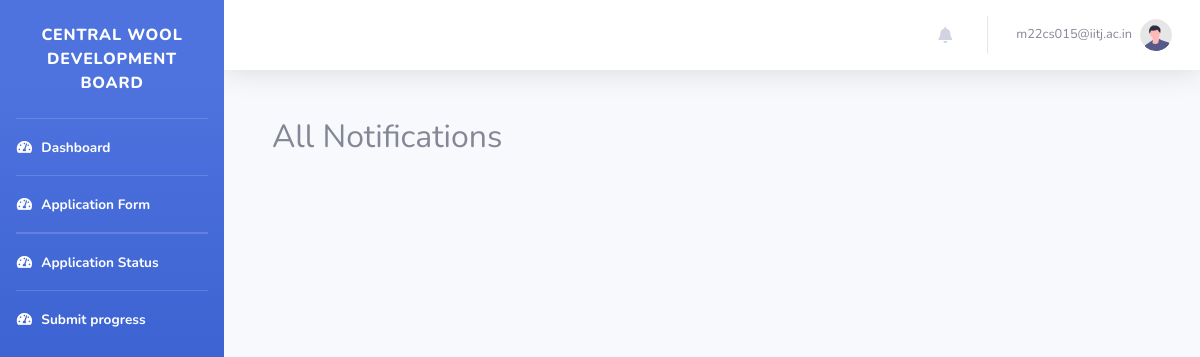
The app's page /dashboard/show-all-notifications/ (signed in), older data.
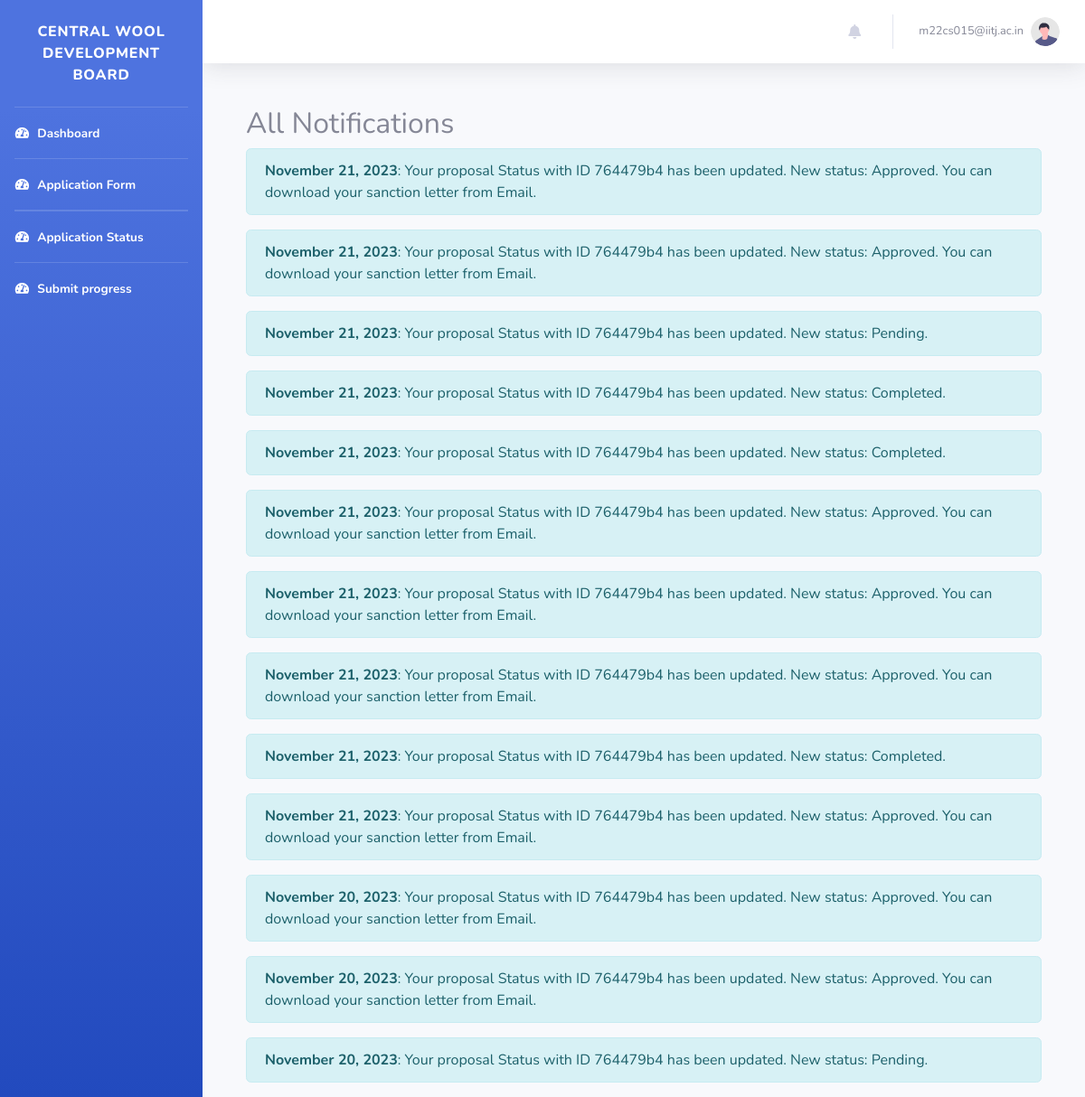
The same page, newer data.
### authapp/models.py (models this page shows, shortened)
class CustomUser(AbstractBaseUser, PermissionsMixin):
    AGENCY_NATURE_CHOICES = [
        ("Central Federations", "Central Federations"),
        ("State Federations", "State Federations"),
        ("Central Sheep & Wool Boards", "Central Sheep & Wool Boards"),
        ("State Sheep & Wool Boards", "State Sheep & Wool Boards"),
        ("UT Govt. Sheep & Wool Boards", "UT Govt. Sheep & Wool Boards"),
        ("UT Govt. Sheep & Wool Federations", "UT Govt. Sheep & Wool Federations"),
        ("State Govt. Corporations Federations", "State Govt. Corporations Federations"),
        ("Central Departments", "Central Departments"),
        ("State Departments", "State Departments"),
        ("UT Statutory Departments", "UT Statutory Departments"),
        ("Autonomous and Advisory Bodies Departments", "Autonomous and Advisory Bodies Departments"),
        ("State Cooperative Departments", "State Cooperative Departments"),
        ("UT Cooperative Departments", "UT Cooperative Departments"),
        ("Central Govt Cooperative Departments", "Central Govt Cooperative Departments"),
        ("Central Govt Animal Husbandry Department", "Central Govt Animal Husbandry Department"),
        ("State Govt. Animal Husbandry Department", "State Govt. Animal Husbandry Department"),
        ("UT Animal Husbandry Department", "UT Animal Husbandry Department"),
        ("State Industries Department", "State Industries Department"),
        ("Central Industries Department", "Central Industries Department"),
        ("UT Industries Department", "UT Industries Department"),
        ("Central Organizations", "Central Organizations"),
        ("State Organizations", "State Organizations"),
        ("UT Government Organizations", "UT Government Organizations"),
        ("Universities of State", "Universities of State"),
        ("Universities of Central Govt", "Universities of Central Govt"),
        ("Universities of UT", "Universities of UT"),
        ("Govt. marketing event organizers", "Govt. marketing event organizers"),
        ("Central Research & Development Institutions", "Central Research & Development Institutions"),
        ("State Research & Development Institutions", "State Research & Development Institutions"),
        ("UT Govts. Autonomous Research & Development Institutions", "UT Govts. Autonomous Research & Development Institutions"),
        ("Statutory Bodies Research & Development Institutions", "Statutory Bodies Research & Development Institutions"),
        ("Textiles Research Associations (TRAs)", "Textiles Research Associations (TRAs)"),
    ]
    is_staff = models.BooleanField(default=False)
    is_active = models.BooleanField(default=True)
    date_joined = models.DateTimeField(default=timezone.now)
    agency_name = models.CharField(max_length=100,blank=False,null=False,default="")
    agency_nature = models.CharField(
        max_length=56, choices=AGENCY_NATURE_CHOICES, default='Central Federations')
    registration_number = models.CharField(max_length=255, blank=True, null=True)
    address = models.TextField(default="",blank=False,null=False)
    pincode = models.CharField(max_length=10,blank=False,null=False,default="")
    contact_person_name = models.CharField(max_length=255,blank=False,null=False,default="")
    contact_person_designation = models.CharField(max_length=255,blank=False,null=False,default="")
    email = models.EmailField(_("email address"), unique=True,default="")
    contact_person_mobile = models.CharField(max_length=15,blank=False,null=False,default="")
    USERNAME_FIELD = "email"
    REQUIRED_FIELDS = []
    objects = CustomUserManager()

class Notification(models.Model):
    user = models.ForeignKey(settings.AUTH_USER_MODEL ,on_delete=models.CASCADE)
    message = models.TextField()
    created_at = models.DateTimeField(auto_now_add=True)
    is_read = models.BooleanField(default=False)

### authapp/views.py (the view)
# urls.py: path('dashboard/show-all-notifications/', views.show_all_notifications, name='show_all_notifications'),
@login_required
def show_all_notifications(request):
    all_notifications = Notification.objects.filter(user=request.user).order_by('-created_at')
    return render(request, 'all_notifications.html', {'all_notifications': all_notifications})

### templates/all_notifications.html
{% extends 'base_dashboard.html' %}
{% block content %}
  <div class="container mt-5">
    <h2>All Notifications</h2>
    {% for notification in all_notifications %}
      <div class="alert alert-info" role="alert">
        <strong>{{ notification.created_at|date:"F d, Y" }}</strong>: {{ notification.message }}
      </div>
    {% endfor %}
  </div>
{% endblock %}

### templates/base_dashboard.html (shortened to what this page needs)
{% load static %}
<!DOCTYPE html>
<html lang="en">
<head>
    <link href="{%static 'css/user_dashboard/all.min.css'%}" rel="stylesheet" type="text/css">
        <link rel="stylesheet" href="https://cdnjs.cloudflare.com/ajax/libs/font-awesome/5.15.3/css/all.min.css">
    <link href="{%static 'css/user_dashboard/sb-admin-2.min.css'%}" rel="stylesheet">
</head>
<body id="page-top">
    <div id="wrapper">
        <ul class="navbar-nav bg-gradient-primary sidebar sidebar-dark accordion" id="accordionSidebar">
             <br>
            <a class="sidebar-brand d-flex align-items-center justify-content-center" href="index.html">
                <div class="sidebar-brand-text mx-sm-2">Central Wool Development Board</div>
            </a>
            <br>
            <hr class="sidebar-divider my-0">
            <li class="nav-item active">
                <a class="nav-link" href="{% url 'authapp:dashboard' %}">
                    <i class="fas fa-fw fa-tachometer-alt"></i>
                    <span>Dashboard</span></a>
            </li>
             <hr class="sidebar-divider my-0">
             <li class="nav-item active">
                <a class="nav-link" href="{% url 'authapp:submit_proposal' %}">
                    <i class="fas fa-fw fa-tachometer-alt"></i>
                    <span>Application Form</span></a>
            </li>
             <hr class="sidebar-divider my-0">
             <hr class="sidebar-divider my-0">
             <li class="nav-item active">
                <a class="nav-link" href="{% url 'authapp:proposal_status' %}">
                    <i class="fas fa-fw fa-tachometer-alt"></i>
                    <span>Application Status</span></a>
            </li>
            <hr class="sidebar-divider my-0">
             <li class="nav-item active">
                <a class="nav-link" href="{% url 'authapp:progress_report' %}">
                    <i class="fas fa-fw fa-tachometer-alt"></i>
                    <span>Submit progress</span></a>
            </li>
        </ul>
        <div id="content-wrapper" class="d-flex flex-column">
            <div id="content">
                 <nav class="navbar navbar-expand navbar-light bg-white topbar mb-4 static-top shadow ">
                    <ul class="navbar-nav ml-auto">
<li class="nav-item dropdown no-arrow mx-1">
    <a class="nav-link dropdown-toggle" href="#" id="alertsDropdown" role="button"
        data-toggle="dropdown" aria-haspopup="true" aria-expanded="false">
        <i class="fas fa-bell fa-fw"></i>
    </a>
</li>
                        <li class="nav-item dropdown no-arrow">
                            <a class="nav-link dropdown-toggle" href="#" id="userDropdown" role="button"
                                data-toggle="dropdown" aria-haspopup="true" aria-expanded="false">
                                <span class="mr-2 d-none d-lg-inline text-gray-600 small">{{user.email}}</span>
                                <img class="img-profile rounded-circle"
                                    src="{%static 'img/undraw_profile.svg'%}">
                            </a>
                        </li>
                    </ul>
</nav>
                <div class="container-fluid">
                   {% block content %}{% endblock %}
                </div>
        </div>
    </div>
</body>
</html>

Row changes from the older to the newer data that the page shows:
added Notification: created_at "November 21, 2023", message "Your proposal Status with ID 764479b4 has been updated. New status: Approved. You can download your sanction letter from Email."
added Notification: created_at "November 21, 2023", message "Your proposal Status with ID 764479b4 has been updated. New status: Approved. You can download your sanction letter from Email."
added Notification: created_at "November 21, 2023", message "Your proposal Status with ID 764479b4 has been updated. New status: Pending."
added Notification: created_at "November 21, 2023", message "Your proposal Status with ID 764479b4 has been updated. New status: Completed."
added Notification: created_at "November 21, 2023", message "Your proposal Status with ID 764479b4 has been updated. New status: Completed."
added Notification: created_at "November 21, 2023", message "Your proposal Status with ID 764479b4 has been updated. New status: Approved. You can download your sanction letter from Email."
added Notification: created_at "November 21, 2023", message "Your proposal Status with ID 764479b4 has been updated. New status: Approved. You can download your sanction letter from Email."
added Notification: created_at "November 21, 2023", message "Your proposal Status with ID 764479b4 has been updated. New status: Approved. You can download your sanction letter from Email."
added Notification: created_at "November 21, 2023", message "Your proposal Status with ID 764479b4 has been updated. New status: Completed."
added Notification: created_at "November 21, 2023", message "Your proposal Status with ID 764479b4 has been updated. New status: Approved. You can download your sanction letter from Email."
added Notification: created_at "November 20, 2023", message "Your proposal Status with ID 764479b4 has been updated. New status: Approved. You can download your sanction letter from Email."
added Notification: created_at "November 20, 2023", message "Your proposal Status with ID 764479b4 has been updated. New status: Approved. You can download your sanction letter from Email."
added Notification: created_at "November 20, 2023", message "Your proposal Status with ID 764479b4 has been updated. New status: Pending."
